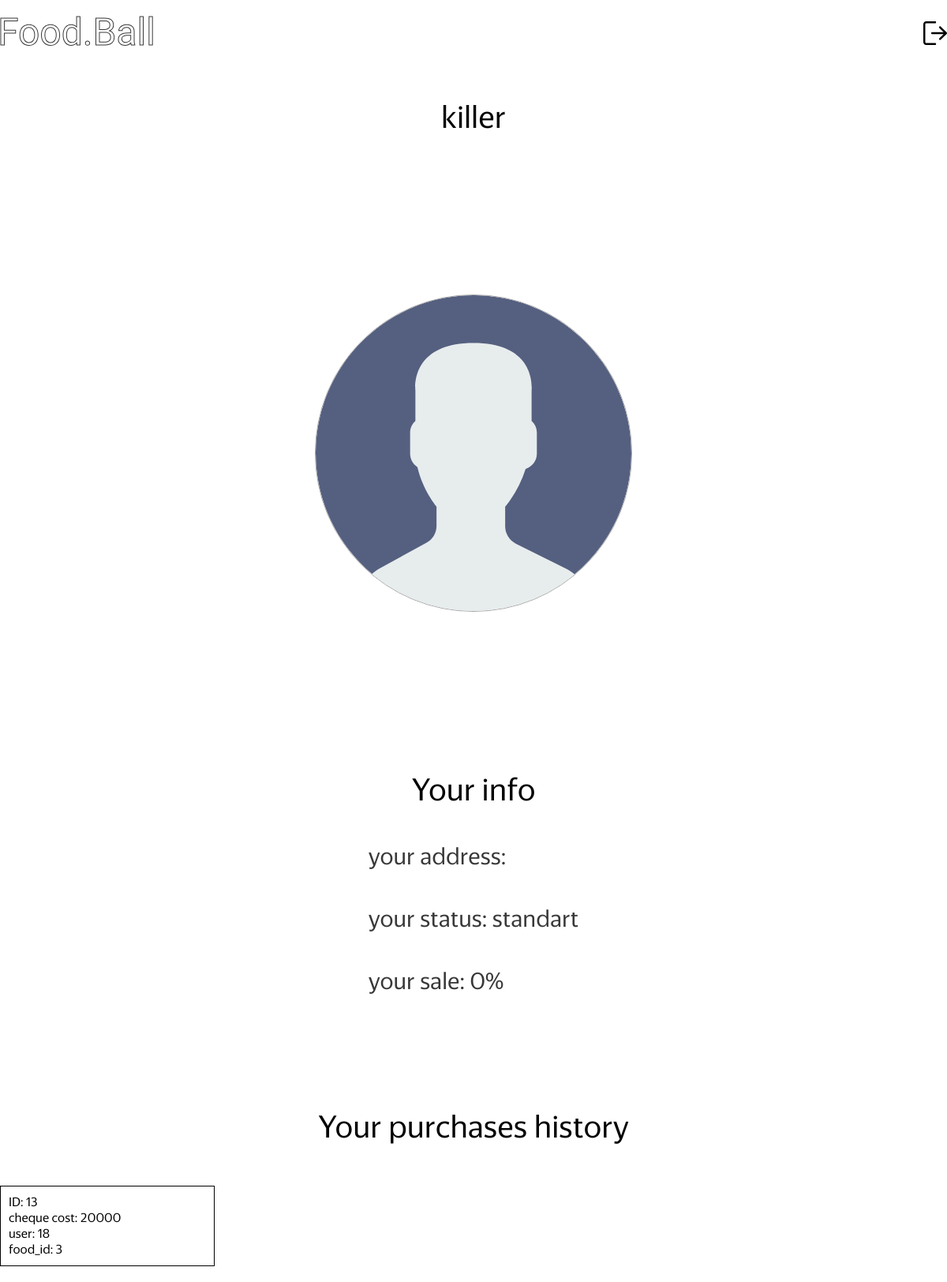
The app's page /user.php (signed in) with its own data.
### tables this page shows
CREATE TABLE `cheque` (
  `cheque_id` int NOT NULL,
  `cheque_cost` varchar(50) NOT NULL,
  `user_id` int NOT NULL,
  `food_id` int NOT NULL
);

### user.php (the view, shortened to what this page needs)
<?php
    $con = new PDO("mysql:host=localhost;dbname=foodball", "root", "root");
    $user = $_SESSION['userName'];
    $avatar = $_SESSION['avatar'];
    $userId = $_SESSION['id'];
?>
<!DOCTYPE html>
<html lang="en">
<head>
    <link rel="stylesheet" href="css/style.css">
</head>
<body>
    <div class="user-header">
        <div class="container">
            <div class="u-head">
                <a href="login.php"><img src="img/logo.svg" alt="" id="logo"></a>
                <img src="img/logout.svg" alt="" class="logout" id="logout">
            </div>
        </div>
    </div>
    <?php
        echo "<p class='user-l-name'>$user</p>";
    ?>
    <div class="main-u">
        <div class="container">
            <div class="u-info">
                <div class="user-a">
                    <?php
                        echo "<img src='$avatar' alt=''>";
                    ?>
                </div>
                <div class="u-i">
                    <p class="u-i-heading">Your info</p>
                    <?php
                        echo "<p>your address: ".$_SESSION['address']."</p>";
                        echo "<p>your status: standart</p>";
                        echo "<p>your sale: 0%</p>";
                    ?>
                </div>
            </div>
            <div class="yLast-p">
                <p class="yLast-heading">Your purchases history</p>
                <div class="container">
                    <div class="lastU-info">
                        <?php
                            $allPurchases = $con -> query('SELECT * FROM cheque');
                            $purchases = $allPurchases -> fetchAll();
                            foreach($purchases as $value){
                                $id = $value['cheque_id'];
                                $cost = $value['cheque_cost'];
                                $user = $value['user_id'];
                                $food = $value['food_id'];
                                if($user == $userId) echo '<div class="ps-result">'.'<p> ID: '.$id.'</p>'.'<p> cheque cost: '.$cost.'</p>'.'<p> user: '.$user.'</p>'.'<p> food_id: '.$food.'</p>'.'</div>';
                            }
                        ?>
                    </div>
                </div>
            </div>
        </div>
    </div>
</body>
</html>

### css/style.css (style rules this page uses)
* { margin: 0; padding: 0; font-family: YandexSans; scroll-behavior: smooth; }
#logo { transition: .5s; user-select: none; -webkit-user-drag: none; }
.container { max-width: 1800px; margin: auto; }
.logout { width: 30px; height: 30px; cursor: pointer; }
.main-u { margin-top: 200px; }
.user-l-name { font-size: 40px; text-align: center; margin-top: 40px; }
.user-a { display: flex; justify-content: center; width: 400px; height: 400px; border-radius: 100%; object-fit: cover; border: 1px solid #A7A7A7; }
.user-a img { width: 400px; height: 400px; border-radius: 100%; object-fit: cover; }
.u-info { display: flex; align-items: center; flex-direction: center; flex-direction: column; }
.u-i p { font-size: 30px; color: #383838; margin-bottom: 40px; }
.u-i p:nth-child(1) { margin-top: 200px; font-size: 40px; text-align: center; color: black; }
.ps-result { padding: 10px; border: 1px solid black; width: 250px; margin-bottom: 20px; }
.user-header { padding-top: 20px; padding-bottom: 20px; }
.u-head { display: flex; justify-content: space-between; align-items: center; }
.yLast-p { margin-top: 100px; }
.yLast-heading { font-size: 40px; text-align: center; }
.lastU-info { display: flex; align-items: center; flex-wrap: wrap; margin-top: 50px; }

### records on screen
cheque: cheque_id "13", cheque_cost "20000", user "18", food "3"

### other values on screen
$user "killer"
